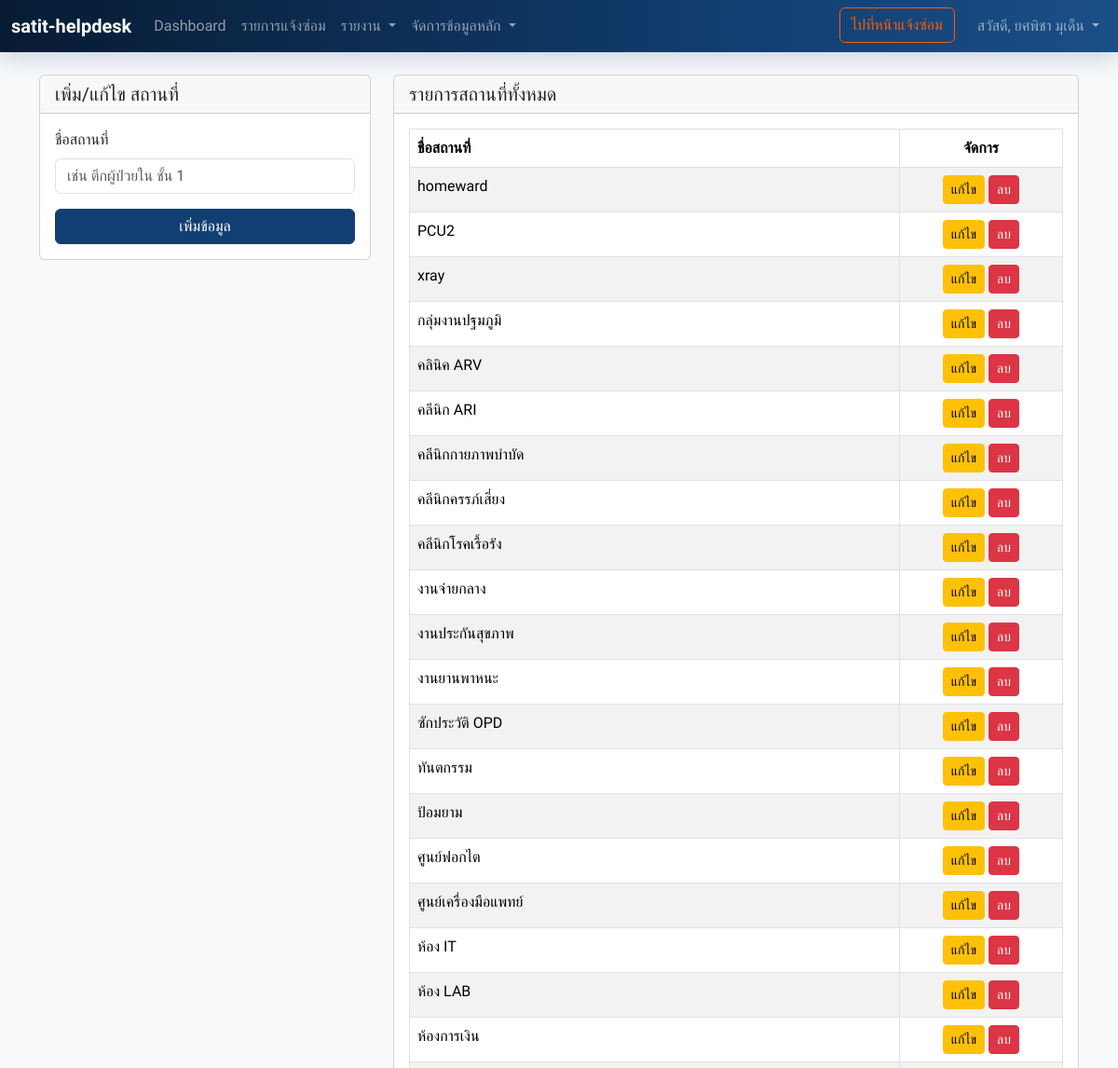
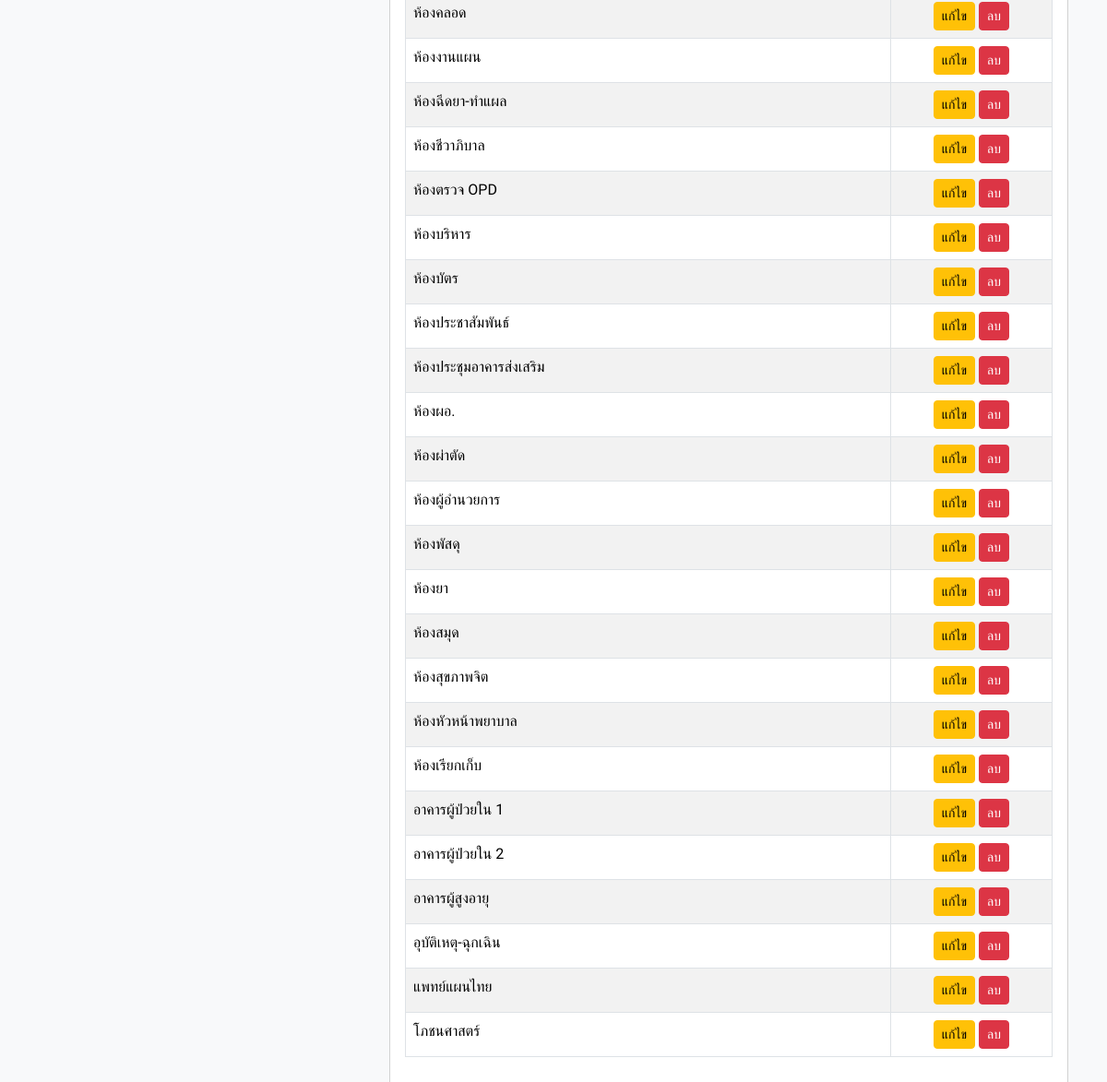
/admin/manage_locations.php (signed in), run on the app's committed database (2 pictures, top to bottom).
### tables this page shows
CREATE TABLE `locations` (
  `id` int(11) NOT NULL,
  `location_name` varchar(255) NOT NULL,
  `department_type` enum('หน่วยงานให้บริการ','หน่วยงานสนับสนุน') NOT NULL DEFAULT 'หน่วยงานสนับสนุน'
);

### admin/manage_locations.php (the view, shortened to what this page needs)
<?php
require_once 'partials/header.php';
require_once '../db_connect.php';
$sql = "SELECT id, location_name FROM locations ORDER BY location_name ASC";
$result = $conn->query($sql);
?>
<div class="row">
    <div class="col-lg-4 mb-4">
        <div class="card">
            <div class="card-header"><h5 class="card-title mb-0" id="form-title">เพิ่ม/แก้ไข สถานที่</h5></div>
            <div class="card-body">
                <form id="locationForm" method="POST" action="../api/master_data/location_actions.php">
                    <div class="mb-3">
                        <label for="location-name" class="form-label">ชื่อสถานที่</label>
                        <input type="text" class="form-control" id="location-name" name="location_name" required placeholder="เช่น ตึกผู้ป่วยใน ชั้น 1">
                    </div>
                    <button type="submit" class="btn btn-primary w-100" id="submit-button">เพิ่มข้อมูล</button>
                </form>
            </div>
        </div>
    </div>
    <div class="col-lg-8">
        <div class="card">
            <div class="card-header"><h5 class="card-title mb-0">รายการสถานที่ทั้งหมด</h5></div>
            <div class="card-body">
                <table id="locationsTable" class="table table-striped table-bordered" style="width:100%">
                    <thead>
                        <tr>
                            <th>ชื่อสถานที่</th>
                            <th class="text-center" style="width: 25%;">จัดการ</th>
                        </tr>
                    </thead>
                    <tbody>
                        <?php if ($result && $result->num_rows > 0): ?>
                            <?php while($row = $result->fetch_assoc()): ?>
                                <tr>
                                    <td><?php echo htmlspecialchars($row['location_name']); ?></td>
                                    <td class="text-center">
                                        <button class="btn btn-sm btn-warning edit-btn"
                                                data-id="<?php echo $row['id']; ?>"
                                                data-name="<?php echo htmlspecialchars($row['location_name']); ?>">
                                            แก้ไข
                                        </button>
                                        <button class="btn btn-sm btn-danger delete-btn"
                                                data-id="<?php echo $row['id']; ?>"
                                                data-name="<?php echo htmlspecialchars(addslashes($row['location_name'])); ?>">
                                            ลบ
                                        </button>
                                    </td>
                                </tr>
                            <?php endwhile; ?>
                        <?php endif; ?>
                    </tbody>
                </table>
            </div>
        </div>
    </div>
</div>
<?php
require_once 'partials/footer.php';
?>

### admin/partials/header.php (shortened to what this page needs)
<!DOCTYPE html>
<html lang="th">
<head>
    <link href="https://cdn.jsdelivr.net/npm/bootstrap@5.3.3/dist/css/bootstrap.min.css" rel="stylesheet">
    <link rel="stylesheet" href="https://cdn.jsdelivr.net/npm/bootstrap-icons@1.11.3/font/bootstrap-icons.min.css">
    <link href="https://cdn.jsdelivr.net/npm/select2@4.1.0-rc.0/dist/css/select2.min.css" rel="stylesheet" />
    <link rel="stylesheet" href="https://cdn.jsdelivr.net/npm/select2-bootstrap-5-theme@1.3.0/dist/select2-bootstrap-5-theme.min.css" />
    <link rel="stylesheet" href="https://cdn.datatables.net/2.0.8/css/dataTables.bootstrap5.css">
    <link rel="stylesheet" href="https://cdn.datatables.net/buttons/3.0.2/css/buttons.bootstrap5.css">
    <link rel="stylesheet" href="https://cdn.datatables.net/responsive/3.0.2/css/responsive.bootstrap5.css">
    <link href="https://cdn.jsdelivr.net/npm/sweetalert2@11/dist/sweetalert2.min.css" rel="stylesheet">
    <link href="../assets/css/style.css" rel="stylesheet">
</head>
<body class="bg-light">
<nav class="navbar navbar-expand-lg navbar-dark satit-navbar">
  <div class="container-fluid">
    <a class="navbar-brand" href="dashboard.php">satit-helpdesk</a>
    <div class="collapse navbar-collapse" id="navbarNav">
      <ul class="navbar-nav me-auto">
        <li class="nav-item">
          <a class="nav-link" href="dashboard.php">Dashboard</a>
        </li>
        <li class="nav-item">
          <a class="nav-link" href="requests_list.php">รายการแจ้งซ่อม</a>
        </li>
        <li class="nav-item dropdown">
            <a class="nav-link dropdown-toggle" href="#" id="reportDropdown" role="button" data-bs-toggle="dropdown" aria-expanded="false">
                รายงาน
            </a>
        </li>
        <li class="nav-item dropdown">
            <a class="nav-link dropdown-toggle" href="#" id="masterDataDropdown" role="button" data-bs-toggle="dropdown" aria-expanded="false">
                จัดการข้อมูลหลัก
            </a>
        </li>
      </ul>
      <ul class="navbar-nav">
        <li class="nav-item me-3">
          <a class="btn btn-outline-success" href="../index.php" target="_blank">ไปที่หน้าแจ้งซ่อม</a>
        </li>
        <li class="nav-item dropdown">
            <a class="nav-link dropdown-toggle" href="#" role="button" data-bs-toggle="dropdown">
                สวัสดี, <?php echo htmlspecialchars($_SESSION['admin_full_name']); ?>
            </a>
        </li>
      </ul>
    </div>
  </div>
</nav>
<div class="container mt-4">

### admin/partials/footer.php (shortened to what this page needs)
</div>
</body>
</html>

### assets/css/style.css (style rules this page uses)
body { font-family: 'Sarabun', sans-serif; }
:root { --satit-blue: #123f73; --satit-blue-2: #1a4f86; --satit-sky: #2f6fa7; --satit-orange: #ff5a00; --satit-orange-2: #ff8a00; }
.satit-navbar { background: linear-gradient(90deg, #071b33, var(--satit-blue) 68%, var(--satit-blue-2)) !important; box-shadow: 0 8px 24px rgba(18, 63, 115, 0.18); }
.navbar-brand { font-weight: 700; }
.btn-primary { background-color: var(--satit-blue); border-color: var(--satit-blue); }
.btn-outline-success { color: var(--satit-orange); border-color: var(--satit-orange); }
.card { transition: transform 0.2s ease, box-shadow 0.2s ease; }

### data on the page
locations: location_name "homeward"
locations: location_name "PCU2"
locations: location_name "xray"
locations: location_name "กลุ่มงานปฐมภูมิ"
locations: location_name "คลินิค ARV"
locations: location_name "คลีนิก ARI"
locations: location_name "คลีนิกกายภาพบำบัด"
locations: location_name "คลีนิกครรภ์เสี่ยง"
locations: location_name "คลีนิกโรคเรื้อรัง"
locations: location_name "งานจ่ายกลาง"
locations: location_name "งานประกันสุขภาพ"
locations: location_name "งานยานพาหนะ"
locations: location_name "ซักประวัติ OPD"
locations: location_name "ทันตกรรม"
locations: location_name "ป้อมยาม"
locations: location_name "ศูนย์ฟอกไต"
locations: location_name "ศูนย์เครื่องมือแพทย์"
locations: location_name "ห้อง IT"
locations: location_name "ห้อง LAB"
locations: location_name "ห้องการเงิน"
locations: location_name "ห้องคลอด"
locations: location_name "ห้องงานแผน"
locations: location_name "ห้องฉีดยา-ทำแผล"
locations: location_name "ห้องชีวาภิบาล"
locations: location_name "ห้องตรวจ OPD"
locations: location_name "ห้องบริหาร"
locations: location_name "ห้องบัตร"
locations: location_name "ห้องประชาสัมพันธ์"
locations: location_name "ห้องประชุมอาคารส่งเสริม"
locations: location_name "ห้องผอ."
locations: location_name "ห้องผ่าตัด"
locations: location_name "ห้องผู้อำนวยการ"
locations: location_name "ห้องพัสดุ"
locations: location_name "ห้องยา"
locations: location_name "ห้องสมุด"
locations: location_name "ห้องสุขภาพจิต"
locations: location_name "ห้องหัวหน้าพยาบาล"
locations: location_name "ห้องเรียกเก็บ"
locations: location_name "อาคารผู้ป่วยใน 1"
locations: location_name "อาคารผู้ป่วยใน 2"
locations: location_name "อาคารผู้สูงอายุ"
locations: location_name "อุบัติเหตุ-ฉุกเฉิน"
locations: location_name "แพทย์แผนไทย"
locations: location_name "โภชนศาสตร์"

### other printed values
$_SESSION['admin_full_name'] "ยศพิชา มุเด็น"
